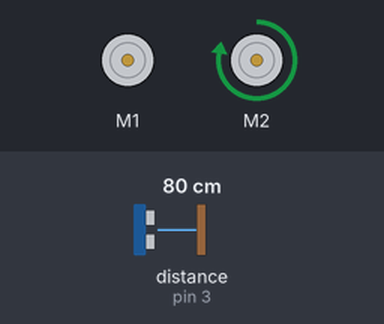
Bench run of a sketch on a simulated Arduino Uno, built with avr-gcc and run on an emulated ATmega328P. Parts: 2 × DC motor (green arrow = forward, orange = backward, longer = faster). The test bench sets the inputs (shaded band); at power-on: distance to the obstacle (sensor on pin 3) 80 cm.

Above: at 1.2 s.
1.3 s: distance to the obstacle (sensor on pin 3) set to 16 cm
2.8 s: distance to the obstacle (sensor on pin 3) set to 12 cm
At 3.7 s:
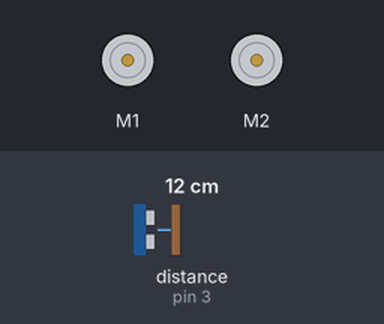
4.3 s: distance to the obstacle (sensor on pin 3) set to 18 cm
At 4.8 s:
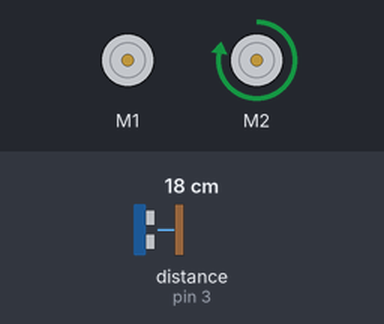
5.8 s: distance to the obstacle (sensor on pin 3) set to 2 cm
At 7.2 s:
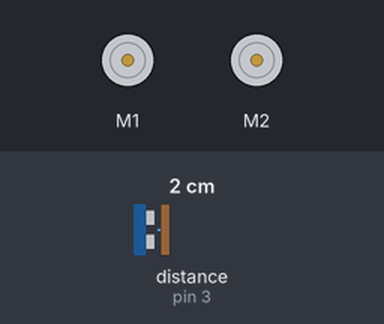
Timing chart, 0 to 8.3 s (numbered marks = the images above; inputs shaded):
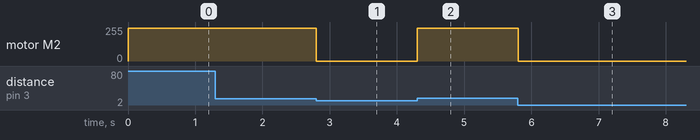

Measured:
- the behaviour switches between 15 and 14 cm on distance to the obstacle (sensor on pin 3) (found by bisection; images 0 and 1)
- after the input at 1.3 s, every drawn part: stays the same
- after the input at 2.8 s, motor M2: forward 245/255 → stopped at once
- after the input at 4.3 s, motor M2: stopped → forward 245/255 at once
- after the input at 5.8 s, motor M2: forward 245/255 → stopped at once

The sketch:

LineFollow.ino
```cpp
/****************************************************************
*    _____                _                          __ _       *
*   / _  / __ _ _ __   __| | ___ _ __ ___ _ __ __ _ / _| |_     *
*   \// / / _` | '_ \ / _` |/ _ \ '__/ __| '__/ _` | |_| __|    *
*    / //\ (_| | | | | (_| |  __/ | | (__| | | (_| |  _| |_     *
*   /____/\__,_|_| |_|\__,_|\___|_|  \___|_|  \__,_|_|  \__     *
*                                                               *
*  Project: Line/Circle Follower                                *
*  Runs On: Makeblock mBot (arduino uno)                        *
*                                                               *
****************************************************************/


/**************** Global Variables *********************/
#include <MeMCore.h>                    // include MBot library for arduino uno
MeLineFollower lineFinder(PORT_2);      // define port for line finder
MeUltrasonicSensor ultraSensor(PORT_3); // define port for ultrasonic sensor
MeDCMotor MotorL(M1);                   // define motor 1 as MotorL for easier readability
MeDCMotor MotorR(M2);                   // define motor 2 as MotorR for easier readability
int moveSpeed = 255;                    // define the speed the robot runs at (max: 255)
int turnSpeed = 245;                    // define the speed the robot turns at (optimal: moveSpeed-10)
int distance = 15;                      // define distance robot should stay away from objects in front of it
boolean leftflag,rightflag;
uint8_t mode = 0;

/************* End of Global Variables *****************/


/********************** Setup **************************/
void setup(){
    leftflag=false;
    rightflag=false;
    randomSeed(analogRead(0));
}
/****************** End of Setup **********************/

/********************** Loop **************************/
void loop(){
    int sensorState = lineFinder.readSensors(); // define the sensorState variable
    if(ultraSensor.distanceCm() < distance){
      Stop();
    } else{
      switch(sensorState){
        case S1_IN_S2_IN:
            TurnLeft();
            break;
        case S1_IN_S2_OUT:
            TurnLeft();
            break;
        case S1_OUT_S2_IN:
            Forward();
            break;
        case S1_OUT_S2_OUT:
            TurnRight();
            break;
        default:
            break;
    }
    }
}
/******************* End of Loop ***********************/


/***************** Moving Functions ********************/
void Forward(){
    MotorL.run(-moveSpeed);
    MotorR.run(moveSpeed);
}

void TurnLeft(){
    MotorL.run(0);
    MotorR.run(turnSpeed);
}

void TurnRight(){
    MotorL.run(-turnSpeed);
    MotorR.run(0);
}

void Stop(){
    MotorL.run(0);
    MotorR.run(0);
}
/************* End of Moving Functions *****************/
```
